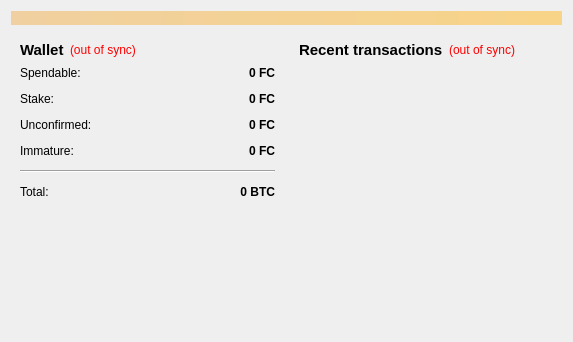
<?xml version="1.0" encoding="UTF-8"?>
<ui version="4.0">
 <class>OverviewPage</class>
 <widget class="QWidget" name="OverviewPage">
  <property name="geometry">
   <rect>
    <x>0</x>
    <y>0</y>
    <width>573</width>
    <height>342</height>
   </rect>
  </property>
  <property name="windowTitle">
   <string>Form</string>
  </property>
  <layout class="QVBoxLayout" name="topLayout">
   <item>
    <widget class="QLabel" name="labelAlerts">
     <property name="visible">
      <bool>false</bool>
     </property>
     <property name="styleSheet">
      <string notr="true">background-color: qlineargradient(x1: 0, y1: 0, x2: 1, y2: 0, stop:0 #F0D0A0, stop:1 #F8D488);  color:#000000
</string>
     </property>
     <property name="wordWrap">
      <bool>true</bool>
     </property>
     <property name="margin">
      <number>3</number>
     </property>
    </widget>
   </item>
   <item>
    <layout class="QHBoxLayout" name="horizontalLayout" stretch="1,1">
     <item>
      <layout class="QVBoxLayout" name="verticalLayout_2">
       <item>
        <widget class="QWidget" name="widget" native="true">
         <layout class="QVBoxLayout" name="verticalLayout_4">
          <item>
           <layout class="QHBoxLayout" name="horizontalLayout_4">
            <item>
             <widget class="QLabel" name="label_5">
              <property name="font">
               <font>
                <pointsize>11</pointsize>
                <weight>75</weight>
                <bold>true</bold>
               </font>
              </property>
              <property name="text">
               <string>Wallet</string>
              </property>
             </widget>
            </item>
            <item>
             <widget class="QLabel" name="labelWalletStatus">
              <property name="toolTip">
               <string>The displayed information may be out of date. Your wallet automatically synchronizes with the FC network after a connection is established, but this process has not completed yet.</string>
              </property>
              <property name="styleSheet">
               <string notr="true">QLabel { color: red; }</string>
              </property>
              <property name="text">
               <string notr="true">(out of sync)</string>
              </property>
              <property name="alignment">
               <set>Qt::AlignLeading|Qt::AlignLeft|Qt::AlignVCenter</set>
              </property>
             </widget>
            </item>
            <item>
             <spacer name="horizontalSpacer_2">
              <property name="orientation">
               <enum>Qt::Horizontal</enum>
              </property>
              <property name="sizeHint" stdset="0">
               <size>
                <width>40</width>
                <height>20</height>
               </size>
              </property>
             </spacer>
            </item>
           </layout>
          </item>
          <item>
           <layout class="QFormLayout" name="formLayout_2">
            <property name="fieldGrowthPolicy">
             <enum>QFormLayout::AllNonFixedFieldsGrow</enum>
            </property>
            <property name="horizontalSpacing">
             <number>12</number>
            </property>
            <property name="verticalSpacing">
             <number>12</number>
            </property>
            <item row="0" column="0">
             <widget class="QLabel" name="label">
              <property name="text">
               <string>Spendable:</string>
              </property>
             </widget>
            </item>
            <item row="0" column="1">
             <widget class="QLabel" name="labelBalance">
              <property name="font">
               <font>
                <weight>75</weight>
                <bold>true</bold>
               </font>
              </property>
              <property name="cursor">
               <cursorShape>IBeamCursor</cursorShape>
              </property>
              <property name="toolTip">
               <string>Your current spendable balance</string>
              </property>
              <property name="text">
               <string notr="true">0 FC</string>
              </property>
              <property name="alignment">
               <set>Qt::AlignRight|Qt::AlignTrailing|Qt::AlignVCenter</set>
              </property>
              <property name="textInteractionFlags">
               <set>Qt::LinksAccessibleByMouse|Qt::TextSelectableByKeyboard|Qt::TextSelectableByMouse</set>
              </property>
             </widget>
            </item>
            <item row="1" column="0">
             <widget class="QLabel" name="label_6">
              <property name="text">
               <string>Stake:</string>
              </property>
             </widget>
            </item>
            <item row="1" column="1">
             <widget class="QLabel" name="labelStake">
              <property name="font">
               <font>
                <weight>75</weight>
                <bold>true</bold>
               </font>
              </property>
              <property name="cursor">
               <cursorShape>IBeamCursor</cursorShape>
              </property>
              <property name="toolTip">
               <string>Total of coins that was staked, and do not yet count toward the current balance</string>
              </property>
              <property name="text">
               <string notr="true">0 FC</string>
              </property>
              <property name="alignment">
               <set>Qt::AlignRight|Qt::AlignTrailing|Qt::AlignVCenter</set>
              </property>
              <property name="textInteractionFlags">
               <set>Qt::LinksAccessibleByMouse|Qt::TextSelectableByKeyboard|Qt::TextSelectableByMouse</set>
              </property>
             </widget>
            </item>
            <item row="2" column="0">
             <widget class="QLabel" name="label_3">
              <property name="text">
               <string>Unconfirmed:</string>
              </property>
             </widget>
            </item>
            <item row="2" column="1">
             <widget class="QLabel" name="labelUnconfirmed">
              <property name="font">
               <font>
                <weight>75</weight>
                <bold>true</bold>
               </font>
              </property>
              <property name="cursor">
               <cursorShape>IBeamCursor</cursorShape>
              </property>
              <property name="toolTip">
               <string>Total of transactions that have yet to be confirmed, and do not yet count toward the current balance</string>
              </property>
              <property name="text">
               <string notr="true">0 FC</string>
              </property>
              <property name="alignment">
               <set>Qt::AlignRight|Qt::AlignTrailing|Qt::AlignVCenter</set>
              </property>
              <property name="textInteractionFlags">
               <set>Qt::LinksAccessibleByMouse|Qt::TextSelectableByKeyboard|Qt::TextSelectableByMouse</set>
              </property>
             </widget>
            </item>
            <item row="3" column="0">
             <widget class="QLabel" name="labelImmatureText">
              <property name="text">
               <string>Immature:</string>
              </property>
             </widget>
            </item>
            <item row="3" column="1">
             <widget class="QLabel" name="labelImmature">
              <property name="font">
               <font>
                <weight>75</weight>
                <bold>true</bold>
               </font>
              </property>
              <property name="toolTip">
               <string>Mined balance that has not yet matured</string>
              </property>
              <property name="text">
               <string notr="true">0 FC</string>
              </property>
              <property name="alignment">
               <set>Qt::AlignRight|Qt::AlignTrailing|Qt::AlignVCenter</set>
              </property>
              <property name="textInteractionFlags">
               <set>Qt::LinksAccessibleByMouse|Qt::TextSelectableByKeyboard|Qt::TextSelectableByMouse</set>
              </property>
             </widget>
            </item>
            <item row="4" column="0" colspan="2">
             <widget class="Line" name="line">
              <property name="orientation">
               <enum>Qt::Horizontal</enum>
              </property>
             </widget>
            </item>
            <item row="5" column="0">
             <widget class="QLabel" name="labelTotalText">
              <property name="text">
               <string>Total:</string>
              </property>
             </widget>
            </item>
            <item row="5" column="1">
             <widget class="QLabel" name="labelTotal">
              <property name="font">
               <font>
                <weight>75</weight>
                <bold>true</bold>
               </font>
              </property>
              <property name="cursor">
               <cursorShape>IBeamCursor</cursorShape>
              </property>
              <property name="toolTip">
               <string>Your current total balance</string>
              </property>
              <property name="text">
               <string notr="true">0 BTC</string>
              </property>
              <property name="alignment">
               <set>Qt::AlignRight|Qt::AlignTrailing|Qt::AlignVCenter</set>
              </property>
              <property name="textInteractionFlags">
               <set>Qt::LinksAccessibleByMouse|Qt::TextSelectableByKeyboard|Qt::TextSelectableByMouse</set>
              </property>
             </widget>
            </item>
           </layout>
          </item>
         </layout>
        </widget>
       </item>
       <item>
        <spacer name="verticalSpacer">
         <property name="orientation">
          <enum>Qt::Vertical</enum>
         </property>
         <property name="sizeHint" stdset="0">
          <size>
           <width>20</width>
           <height>40</height>
          </size>
         </property>
        </spacer>
       </item>
      </layout>
     </item>
     <item>
      <layout class="QVBoxLayout" name="verticalLayout_3">
       <item>
        <widget class="QWidget" name="widget_2" native="true">
         <layout class="QVBoxLayout" name="verticalLayout">
          <item>
           <layout class="QHBoxLayout" name="horizontalLayout_2">
            <item>
             <widget class="QLabel" name="label_4">
              <property name="font">
               <font>
                <pointsize>11</pointsize>
                <weight>75</weight>
                <bold>true</bold>
               </font>
              </property>
              <property name="text">
               <string>&lt;b&gt;Recent transactions&lt;/b&gt;</string>
              </property>
             </widget>
            </item>
            <item>
             <widget class="QLabel" name="labelTransactionsStatus">
              <property name="toolTip">
               <string>The displayed information may be out of date. Your wallet automatically synchronizes with the FC network after a connection is established, but this process has not completed yet.</string>
              </property>
              <property name="styleSheet">
               <string notr="true">QLabel { color: red; }</string>
              </property>
              <property name="text">
               <string notr="true">(out of sync)</string>
              </property>
              <property name="alignment">
               <set>Qt::AlignRight|Qt::AlignTrailing|Qt::AlignVCenter</set>
              </property>
             </widget>
            </item>
            <item>
             <spacer name="horizontalSpacer">
              <property name="orientation">
               <enum>Qt::Horizontal</enum>
              </property>
              <property name="sizeHint" stdset="0">
               <size>
                <width>40</width>
                <height>20</height>
               </size>
              </property>
             </spacer>
            </item>
           </layout>
          </item>
          <item>
           <widget class="QListView" name="listTransactions">
            <property name="styleSheet">
             <string notr="true">QListView { background: transparent; }</string>
            </property>
            <property name="frameShape">
             <enum>QFrame::NoFrame</enum>
            </property>
            <property name="verticalScrollBarPolicy">
             <enum>Qt::ScrollBarAlwaysOff</enum>
            </property>
            <property name="horizontalScrollBarPolicy">
             <enum>Qt::ScrollBarAlwaysOff</enum>
            </property>
            <property name="selectionMode">
             <enum>QAbstractItemView::NoSelection</enum>
            </property>
           </widget>
          </item>
         </layout>
        </widget>
       </item>
      </layout>
     </item>
    </layout>
   </item>
  </layout>
 </widget>
 <resources/>
 <connections/>
</ui>
